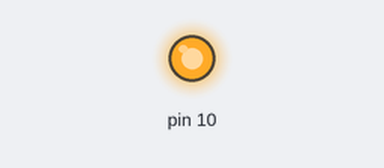
Bench run of a sketch on a simulated Arduino Uno, built with avr-gcc and run on an emulated ATmega328P. Parts: output pins drawn as LEDs (lit = HIGH). What the sketch prints to the serial monitor is not drawn.

Above: at 0.1 s.
Timing chart, 0 to 1.6 s (numbered marks = the images above):
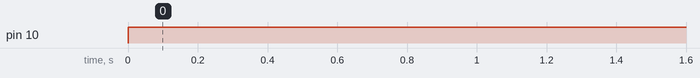

Measured:
- by itself, pin 10: LOW → HIGH at 0.00 s

The sketch:

master.ino
```cpp
# include <SPI.h>

char str[ ]="Hello Slave, I'm Arduino Family\n";

void setup()
{
Serial.begin(9600); // set baud rate to 115200 for usart
pinMode(SS, OUTPUT);
digitalWrite(SS, LOW);
pinMode(MOSI, OUTPUT);
pinMode(13, OUTPUT);


/* set master mode */
SPCR |= (1 << MSTR);
////
/////* set prescaler 16 */
SPCR |=  (1 << SPR0);
////
//* enable SPI  */
SPCR |= (1 << SPE);

Serial.println("Hello I'm SPI Mega_Master");
}

void loop (void)
 {
 digitalWrite(SS, LOW); // enable Slave Select
 // send test string
 for(int i=0; i< sizeof(str); i++) {
    SPDR = (unsigned int) str[i];

/* Wait for transmission complete */
    while(!(SPSR & (1 << SPIF)));
  }
 digitalWrite(SS, HIGH); // disable Slave Select
 delay(2000);
}
```
